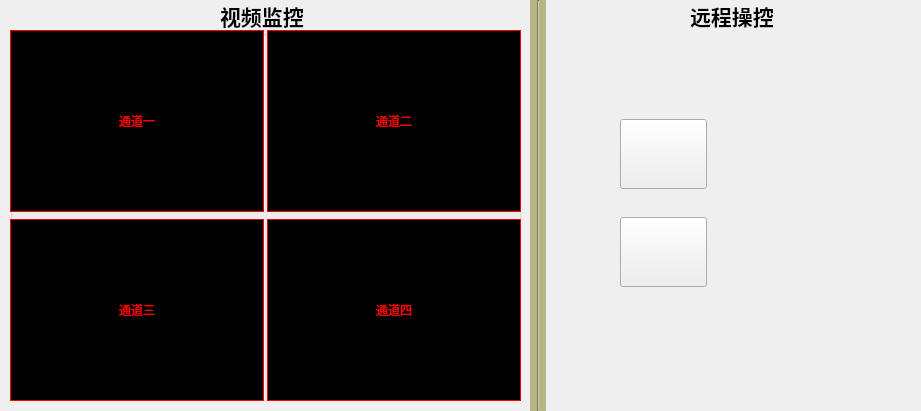
<?xml version="1.0" encoding="UTF-8"?>
<ui version="4.0">
 <class>FormRemoteOperation</class>
 <widget class="QWidget" name="FormRemoteOperation">
  <property name="geometry">
   <rect>
    <x>0</x>
    <y>0</y>
    <width>921</width>
    <height>411</height>
   </rect>
  </property>
  <property name="windowTitle">
   <string>Form</string>
  </property>
  <widget class="QLabel" name="label_2">
   <property name="geometry">
    <rect>
     <x>690</x>
     <y>0</y>
     <width>91</width>
     <height>31</height>
    </rect>
   </property>
   <property name="text">
    <string>&lt;html&gt;&lt;head/&gt;&lt;body&gt;&lt;p&gt;&lt;span style=&quot; font-size:16pt; font-weight:600;&quot;&gt;远程操控&lt;/span&gt;&lt;/p&gt;&lt;/body&gt;&lt;/html&gt;</string>
   </property>
  </widget>
  <widget class="Line" name="line">
   <property name="geometry">
    <rect>
     <x>530</x>
     <y>0</y>
     <width>16</width>
     <height>411</height>
    </rect>
   </property>
   <property name="styleSheet">
    <string notr="true">background-color: rgb(181, 181, 136);</string>
   </property>
   <property name="orientation">
    <enum>Qt::Vertical</enum>
   </property>
  </widget>
  <widget class="QWidget" name="widget" native="true">
   <property name="geometry">
    <rect>
     <x>550</x>
     <y>30</y>
     <width>361</width>
     <height>371</height>
    </rect>
   </property>
   <property name="styleSheet">
    <string notr="true">border-image: url(:/images/4.png);</string>
   </property>
   <widget class="QWidget" name="">
    <property name="geometry">
     <rect>
      <x>70</x>
      <y>50</y>
      <width>241</width>
      <height>211</height>
     </rect>
    </property>
    <layout class="QVBoxLayout" name="verticalLayout_2">
     <item>
      <layout class="QHBoxLayout" name="horizontalLayout_3">
       <item>
        <widget class="QToolButton" name="ledButton">
         <property name="minimumSize">
          <size>
           <width>87</width>
           <height>70</height>
          </size>
         </property>
         <property name="maximumSize">
          <size>
           <width>87</width>
           <height>34</height>
          </size>
         </property>
         <property name="layoutDirection">
          <enum>Qt::LeftToRight</enum>
         </property>
         <property name="styleSheet">
          <string notr="true"/>
         </property>
         <property name="text">
          <string/>
         </property>
        </widget>
       </item>
       <item>
        <spacer name="horizontalSpacer_3">
         <property name="orientation">
          <enum>Qt::Horizontal</enum>
         </property>
         <property name="sizeHint" stdset="0">
          <size>
           <width>20</width>
           <height>20</height>
          </size>
         </property>
        </spacer>
       </item>
       <item>
        <widget class="QLabel" name="ledLabel_1">
         <property name="minimumSize">
          <size>
           <width>48</width>
           <height>71</height>
          </size>
         </property>
         <property name="maximumSize">
          <size>
           <width>48</width>
           <height>71</height>
          </size>
         </property>
         <property name="styleSheet">
          <string notr="true">image: url(:/images/light_off1.png);</string>
         </property>
         <property name="text">
          <string/>
         </property>
        </widget>
       </item>
      </layout>
     </item>
     <item>
      <layout class="QHBoxLayout" name="horizontalLayout_4">
       <item>
        <widget class="QToolButton" name="ledButton_2">
         <property name="minimumSize">
          <size>
           <width>87</width>
           <height>70</height>
          </size>
         </property>
         <property name="maximumSize">
          <size>
           <width>87</width>
           <height>34</height>
          </size>
         </property>
         <property name="styleSheet">
          <string notr="true"/>
         </property>
         <property name="text">
          <string/>
         </property>
        </widget>
       </item>
       <item>
        <spacer name="horizontalSpacer_4">
         <property name="orientation">
          <enum>Qt::Horizontal</enum>
         </property>
         <property name="sizeHint" stdset="0">
          <size>
           <width>40</width>
           <height>20</height>
          </size>
         </property>
        </spacer>
       </item>
       <item>
        <widget class="QLabel" name="ledLabel_2">
         <property name="minimumSize">
          <size>
           <width>48</width>
           <height>71</height>
          </size>
         </property>
         <property name="maximumSize">
          <size>
           <width>48</width>
           <height>71</height>
          </size>
         </property>
         <property name="styleSheet">
          <string notr="true">image: url(:/images/light_off.png);</string>
         </property>
         <property name="text">
          <string/>
         </property>
        </widget>
       </item>
      </layout>
     </item>
    </layout>
   </widget>
  </widget>
  <widget class="QWidget" name="widget_2" native="true">
   <property name="geometry">
    <rect>
     <x>0</x>
     <y>0</y>
     <width>531</width>
     <height>411</height>
    </rect>
   </property>
   <widget class="QGroupBox" name="groupBox">
    <property name="geometry">
     <rect>
      <x>10</x>
      <y>30</y>
      <width>511</width>
      <height>371</height>
     </rect>
    </property>
    <property name="title">
     <string/>
    </property>
    <widget class="QWidget" name="">
     <property name="geometry">
      <rect>
       <x>0</x>
       <y>0</y>
       <width>511</width>
       <height>371</height>
      </rect>
     </property>
     <layout class="QVBoxLayout" name="verticalLayout">
      <item>
       <layout class="QHBoxLayout" name="horizontalLayout">
        <property name="spacing">
         <number>0</number>
        </property>
        <item>
         <widget class="QLabel" name="label_video1">
          <property name="focusPolicy">
           <enum>Qt::StrongFocus</enum>
          </property>
          <property name="styleSheet">
           <string notr="true">background-color: rgb(0, 0, 0);
color: rgb(255, 0, 0);</string>
          </property>
          <property name="frameShape">
           <enum>QFrame::Panel</enum>
          </property>
          <property name="frameShadow">
           <enum>QFrame::Plain</enum>
          </property>
          <property name="lineWidth">
           <number>1</number>
          </property>
          <property name="text">
           <string>通道一</string>
          </property>
          <property name="alignment">
           <set>Qt::AlignCenter</set>
          </property>
         </widget>
        </item>
        <item>
         <spacer name="horizontalSpacer">
          <property name="orientation">
           <enum>Qt::Horizontal</enum>
          </property>
          <property name="sizeType">
           <enum>QSizePolicy::Maximum</enum>
          </property>
          <property name="sizeHint" stdset="0">
           <size>
            <width>3</width>
            <height>5</height>
           </size>
          </property>
         </spacer>
        </item>
        <item>
         <widget class="QLabel" name="label_video2">
          <property name="styleSheet">
           <string notr="true">background-color: rgb(0, 0, 0);
color: rgb(255, 0, 0);</string>
          </property>
          <property name="frameShape">
           <enum>QFrame::Panel</enum>
          </property>
          <property name="text">
           <string>通道二</string>
          </property>
          <property name="alignment">
           <set>Qt::AlignCenter</set>
          </property>
         </widget>
        </item>
       </layout>
      </item>
      <item>
       <spacer name="verticalSpacer">
        <property name="orientation">
         <enum>Qt::Vertical</enum>
        </property>
        <property name="sizeType">
         <enum>QSizePolicy::Maximum</enum>
        </property>
        <property name="sizeHint" stdset="0">
         <size>
          <width>1</width>
          <height>1</height>
         </size>
        </property>
       </spacer>
      </item>
      <item>
       <layout class="QHBoxLayout" name="horizontalLayout_2">
        <property name="spacing">
         <number>0</number>
        </property>
        <item>
         <widget class="QLabel" name="label_video3">
          <property name="styleSheet">
           <string notr="true">background-color: rgb(0, 0, 0);
color: rgb(255, 0, 0);</string>
          </property>
          <property name="frameShape">
           <enum>QFrame::Panel</enum>
          </property>
          <property name="text">
           <string>通道三</string>
          </property>
          <property name="alignment">
           <set>Qt::AlignCenter</set>
          </property>
         </widget>
        </item>
        <item>
         <spacer name="horizontalSpacer_2">
          <property name="orientation">
           <enum>Qt::Horizontal</enum>
          </property>
          <property name="sizeType">
           <enum>QSizePolicy::Maximum</enum>
          </property>
          <property name="sizeHint" stdset="0">
           <size>
            <width>3</width>
            <height>3</height>
           </size>
          </property>
         </spacer>
        </item>
        <item>
         <widget class="QLabel" name="label_video4">
          <property name="styleSheet">
           <string notr="true">background-color: rgb(0, 0, 0);
color: rgb(255, 0, 0);</string>
          </property>
          <property name="frameShape">
           <enum>QFrame::Panel</enum>
          </property>
          <property name="text">
           <string>通道四</string>
          </property>
          <property name="alignment">
           <set>Qt::AlignCenter</set>
          </property>
         </widget>
        </item>
       </layout>
      </item>
     </layout>
    </widget>
    <zorder>label_video3</zorder>
    <zorder>label_video4</zorder>
    <zorder>verticalSpacer</zorder>
   </widget>
   <widget class="QLabel" name="label">
    <property name="geometry">
     <rect>
      <x>220</x>
      <y>0</y>
      <width>91</width>
      <height>31</height>
     </rect>
    </property>
    <property name="text">
     <string>&lt;html&gt;&lt;head/&gt;&lt;body&gt;&lt;p&gt;&lt;span style=&quot; font-size:16pt; font-weight:600;&quot;&gt;视频监控&lt;/span&gt;&lt;/p&gt;&lt;/body&gt;&lt;/html&gt;</string>
    </property>
   </widget>
  </widget>
 </widget>
 <resources/>
 <connections/>
</ui>
